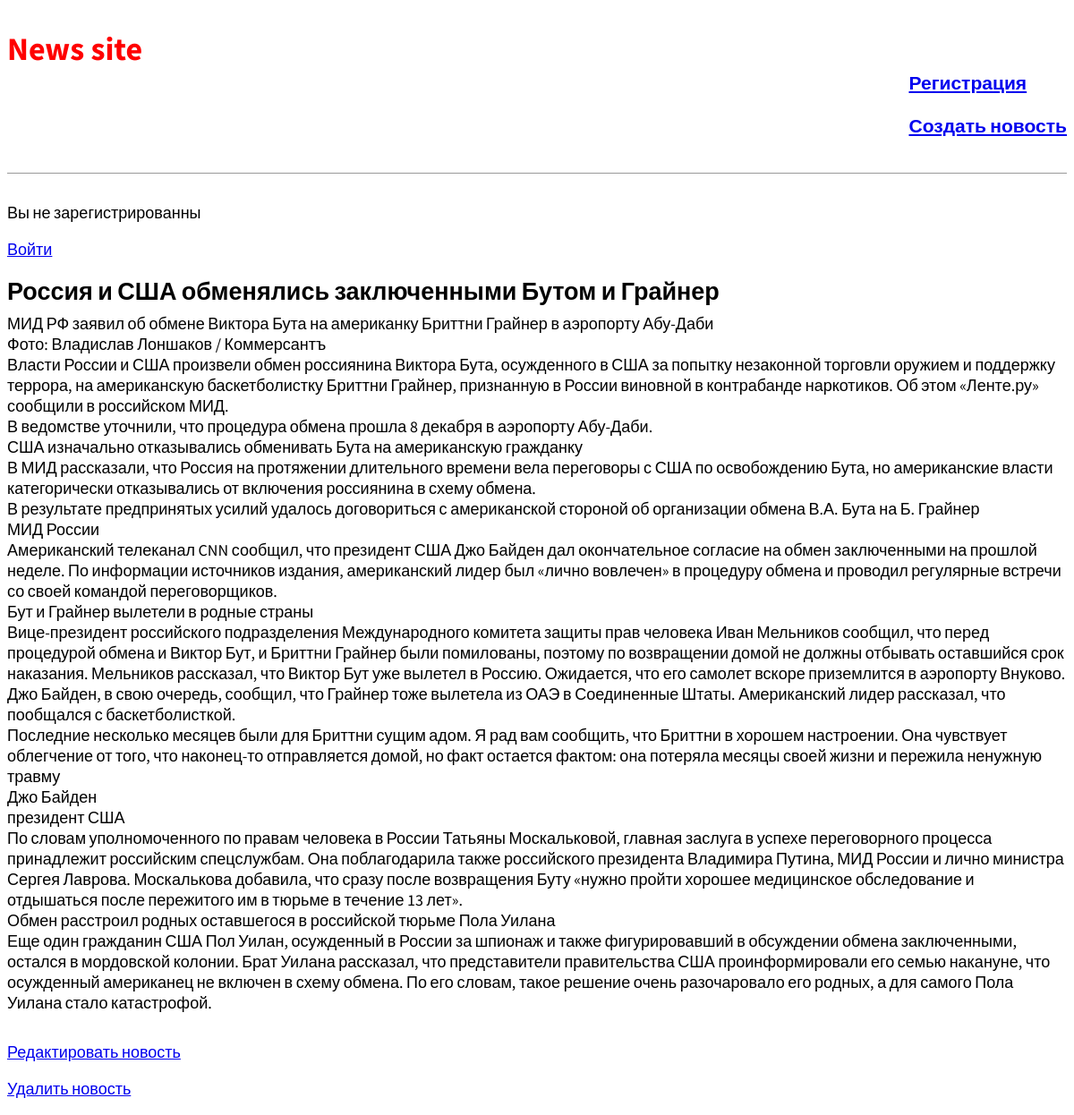
The app's page /post/4/ with its own data.
### news/models.py (models this page shows, shortened)
class Post(models.Model):
	title = models.CharField(max_length=200)
	author = models.ForeignKey('auth.User', on_delete=models.CASCADE, )
	content = models.TextField()

### news/views.py (the view)
# urls.py: path('post/<int:pk>/', NewsDetailView.as_view(), name='post_detail'),
class NewsDetailView(DetailView):
	model = Post
	template_name = 'post_detail.html'

### news/templates/post_detail.html
{% extends 'base.html' %}
{% block content %}
<div class="post-entry">
    <h2>{{ post.title }}</h2>
    <p>{{ post.content|linebreaks }}</p>
</div>
<p><a href="{% url 'post_edit' post.pk %}">Редактировать новость</a></p>
<p><a href="{% url 'post_delete' post.pk %}">Удалить новость</a></p>
{% endblock content %}

### static/css/base.css (style rules this page uses)
body { font-family: 'Source Sans Pro', sans-serif; font-size: 18px; }
.post-entry { margin-bottom: 2rem; }
.post-entry h2 { margin: 0.5rem 0; }
.post-entry p { margin: 0; font-weight: 400; }

### records on screen
Post: title "Россия и США обменялись заключенными Бутом и Грайнер", content "МИД РФ заявил об обмене Виктора Бута на американку Бриттни Грайнер в аэропорту Абу-Даби Фото: Владислав Лоншаков / Коммерсантъ Власти России и США произвели обмен россиянина Виктора Бута, осужденного в США за попытку незаконной торговли оружием и поддержку террора, на американскую баскетболистку Бриттни Грайнер, признанную в России виновной в контрабанде наркотиков. Об этом «Ленте.ру» сообщили в российском МИД. В ведомстве уточнили, что процедура обмена прошла 8 декабря в аэропорту Абу-Даби. США изначально отказывались обменивать Бута на американскую гражданку В МИД рассказали, что Россия на протяжении длительного времени вела переговоры с США по освобождению Бута, но американские власти…"
